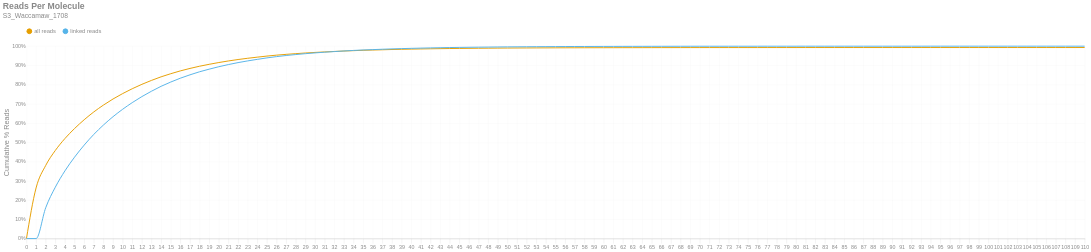

The cell this chart's notebook holds for it:
### Markdown cell above
### Reads per Molecule
This chart shows the cumulative distribution of the number of reads per linked molecule. That is, how many alignments are associated with a unique molecule. This excludes the number of reads associated with invalid or absent linked-read barcodes. The `linked` histogram is the percentages recalculated when disregarding singletons.

### Code cell
if SKIPLR:
    print_html(f"Skipped")
else:
    counts = np.bincount(valids['reads'].cast(pl.Int64).to_numpy())
    weighted = counts * np.arange(len(counts))
    all_perc = weighted / n_reads
    linked_perc = weighted / n_linked_reads
    linked_perc[1] = 0
    binned_df = pl.DataFrame({
        'readsper': list(range(len(counts))),
        'all reads (cumsum)': np.cumsum(all_perc).tolist(),
        'linked reads (cumsum)': np.cumsum(linked_perc).tolist(),
    })

    with SafeRender(binned_df):
        (
            density_plot(binned_df, 'Reads Per Molecule', samplename, 'readspmol')
            .encode(
                x=alt.X('readsper:O', title=None).axis(labelAngle=0).scale(padding=0),
                y=alt.Y('value:Q', title='Cumulative % Reads').axis(format='%').stack(False),
                color=alt.Color("key:N").scale(domain=["all reads", "linked reads"]),
                tooltip=[
                    alt.Tooltip("key:N", title="Data Type"),
                    alt.Tooltip("readsper:O", title="Reads Per Molecule"),
                    alt.Tooltip("value:Q", format=".2%", title="% Reads (Cum.)")
                ]            
            )
        ).display()

### Figure 1 — Vega-Lite specification as saved in the notebook (floating-point values rounded to 4 significant figures)
{"width": "container", "height": 400, "config": {"title": {"anchor": "start", "dy": -15, "fontSize": 18, "color": "#888888", "subtitleColor": "#888888", "subtitleFontSize": 14}, "arc": {"fill": "#0072B2"}, "axis": {"domainColor": "#888888", "domainWidth": 0.5, "gridWidth": 0.2, "grid": false, "titleFontWeight": 400, "titleFontSize": 15, "labelFontSize": 11, "labelColor": "#888888", "tickColor": "#888888", "tickWidth": 0.2, "titleColor": "#888888"}, "axisBand": {"grid": false}, "axisX": {"grid": true, "tickSize": 10, "domainCap": "round"}, "axisY": {"domain": false, "grid": true, "tickSize": 0, "domainCap": "round"}, "background": "transparent", "header": {"labelFontSize": 15, "labelColor": "#888888", "titleFontSize": 15, "titleFontWeight": 600, "titleColor": "#888888"}, "legend": {"labelFont": "sans-serif", "labelFontSize": 12, "labelColor": "#888888", "symbolSize": 100, "symbolType": "circle", "titleFontSize": 12, "titlePadding": 10, "titleColor": "#888888", "title": null, "orient": "top"}, "range": {"category": ["#E69F00", "#56B4E9", "#009E73", "#F0E442", "#0072B2", "#D55E00", "#CC79A7", "#000000"], "diverging": ["#cfe8f3", "#a2d4ec", "#73bfe2", "#46abdb", "#1696d2", "#12719e"]}, "area": {"fill": "#0072B2", "fillOpacity": 0.7, "line": true, "strokeOpacity": 0.7}, "line": {"color": "#0072B2", "stroke": "#0072B2", "strokeWidth": 2}, "trail": {"color": "#0072B2", "stroke": "#0072B2", "strokeWidth": 0, "size": 1}, "point": {"filled": true, "fillOpacity": 1.0, "size": 95}, "text": {"color": "#888888", "fontSize": 11, "align": "right", "fontWeight": 400, "size": 11}, "bar": {"fill": "#0072B2", "stroke": null}, "view": {"stroke": null, "continuousWidth": 660, "continuousHeight": 400}}, "data": {"name": "data-38d0229c9d0d9edcf79a21668916c118"}, "mark": {"type": "line", "interpolate": "monotone", "point": {"opacity": 0, "size": 275}}, "encoding": {"color": {"field": "key", "scale": {"domain": ["all reads", "linked reads"]}, "type": "nominal"}, "tooltip": [{"field": "key", "title": "Data Type", "type": "nominal"}, {"field": "readsper", "title": "Reads Per Molecule", "type": "ordinal"}, {"field": "value", "format": ".2%", "title": "% Reads (Cum.)", "type": "quantitative"}], "x": {"axis": {"labelAngle": 0}, "field": "readsper", "scale": {"padding": 0}, "title": null, "type": "ordinal"}, "y": {"axis": {"format": "%"}, "field": "value", "stack": false, "title": "Cumulative % Reads", "type": "quantitative"}}, "params": [{"name": "param_c36ac31b6afebe62", "select": {"type": "point", "fields": ["key"]}, "bind": "legend"}], "title": {"text": "Reads Per Molecule", "subtitle": "S3_Waccamaw_1708"}, "transform": [{"fold": ["all reads (cumsum)", "linked reads (cumsum)"]}, {"calculate": "replace(datum.key, ' (cumsum)', '')", "as": "key"}, {"filter": {"param": "param_c36ac31b6afebe62"}}], "usermeta": {"embedOptions": {"downloadFileName": "S3_Waccamaw_1708.readspmol"}}, "$schema": "https://vega.github.io/schema/vega-lite/v6.1.0.json", "datasets": {"data-38d0229c9d0d9edcf79a21668916c118": [{"readsper": 0, "all reads (cumsum)": 0.0, "linked reads (cumsum)": 0.0}, {"readsper": 1, "all reads (cumsum)": 0.2631, "linked reads (cumsum)": 0.0}, {"readsper": 2, "all reads (cumsum)": 0.3799, "linked reads (cumsum)": 0.1601}, {"readsper": 3, "all reads (cumsum)": 0.4581, "linked reads (cumsum)": 0.2671}, {"readsper": 4, "all reads (cumsum)": 0.5199, "linked reads (cumsum)": 0.3519}, {"readsper": 5, "all reads (cumsum)": 0.5719, "linked reads (cumsum)": 0.4232}, {"readsper": 6, "all reads (cumsum)": 0.6176, "linked reads (cumsum)": 0.4857}, {"readsper": 7, "all reads (cumsum)": 0.6582, "linked reads (cumsum)": 0.5413}, {"readsper": 8, "all reads (cumsum)": 0.6937, "linked reads (cumsum)": 0.59}, {"readsper": 9, "all reads (cumsum)": 0.7255, "linked reads (cumsum)": 0.6335}, {"readsper": 10, "all reads (cumsum)": 0.7536, "linked reads (cumsum)": 0.6721}, {"readsper": 11, "all reads (cumsum)": 0.7789, "linked reads (cumsum)": 0.7067}, {"readsper": 12, "all reads (cumsum)": 0.8017, "linked reads (cumsum)": 0.738}, {"readsper": 13, "all reads (cumsum)": 0.8221, "linked reads (cumsum)": 0.7659}, {"readsper": 14, "all reads (cumsum)": 0.8408, "linked reads (cumsum)": 0.7915}, {"readsper": 15, "all reads (cumsum)": 0.8569, "linked reads (cumsum)": 0.8136}, {"readsper": 16, "all reads (cumsum)": 0.8715, "linked reads (cumsum)": 0.8336}, {"readsper": 17, "all reads (cumsum)": 0.8843, "linked reads (cumsum)": 0.8511}, {"readsper": 18, "all reads (cumsum)": 0.8959, "linked reads (cumsum)": 0.867}, {"readsper": 19, "all reads (cumsum)": 0.9058, "linked reads (cumsum)": 0.8806}, {"readsper": 20, "all reads (cumsum)": 0.9151, "linked reads (cumsum)": 0.8933}, {"readsper": 21, "all reads (cumsum)": 0.9232, "linked reads (cumsum)": 0.9044}, {"readsper": 22, "all reads (cumsum)": 0.9306, "linked reads (cumsum)": 0.9146}, {"readsper": 23, "all reads (cumsum)": 0.9371, "linked reads (cumsum)": 0.9235}, {"readsper": 24, "all reads (cumsum)": 0.943, "linked reads (cumsum)": 0.9315}, {"readsper": 25, "all reads (cumsum)": 0.9485, "linked reads (cumsum)": 0.9391}, {"readsper": 26, "all reads (cumsum)": 0.9534, "linked reads (cumsum)": 0.9457}, {"readsper": 27, "all reads (cumsum)": 0.9575, "linked reads (cumsum)": 0.9515}, {"readsper": 28, "all reads (cumsum)": 0.9612, "linked reads (cumsum)": 0.9564}, {"readsper": 29, "all reads (cumsum)": 0.9646, "linked reads (cumsum)": 0.9611}, {"readsper": 30, "all reads (cumsum)": 0.9675, "linked reads (cumsum)": 0.9651}, {"readsper": 31, "all reads (cumsum)": 0.9701, "linked reads (cumsum)": 0.9687}, {"readsper": 32, "all reads (cumsum)": 0.9725, "linked reads (cumsum)": 0.972}, {"readsper": 33, "all reads (cumsum)": 0.9748, "linked reads (cumsum)": 0.9751}, {"readsper": 34, "all reads (cumsum)": 0.9768, "linked reads (cumsum)": 0.9778}, {"readsper": 35, "all reads (cumsum)": 0.9786, "linked reads (cumsum)": 0.9803}, {"readsper": 36, "all reads (cumsum)": 0.9799, "linked reads (cumsum)": 0.9821}, {"readsper": 37, "all reads (cumsum)": 0.9813, "linked reads (cumsum)": 0.9841}, {"readsper": 38, "all reads (cumsum)": 0.9826, "linked reads (cumsum)": 0.9859}, {"readsper": 39, "all reads (cumsum)": 0.9838, "linked reads (cumsum)": 0.9874}, {"readsper": 40, "all reads (cumsum)": 0.9847, "linked reads (cumsum)": 0.9887}, {"readsper": 41, "all reads (cumsum)": 0.9856, "linked reads (cumsum)": 0.9899}, {"readsper": 42, "all reads (cumsum)": 0.9864, "linked reads (cumsum)": 0.991}, {"readsper": 43, "all reads (cumsum)": 0.9871, "linked reads (cumsum)": 0.992}, {"readsper": 44, "all reads (cumsum)": 0.9878, "linked reads (cumsum)": 0.9929}, {"readsper": 45, "all reads (cumsum)": 0.9883, "linked reads (cumsum)": 0.9936}, {"readsper": 46, "all reads (cumsum)": 0.9888, "linked reads (cumsum)": 0.9943}, {"readsper": 47, "all reads (cumsum)": 0.9892, "linked reads (cumsum)": 0.9949}, {"readsper": 48, "all reads (cumsum)": 0.9896, "linked reads (cumsum)": 0.9954}, {"readsper": 49, "all reads (cumsum)": 0.99, "linked reads (cumsum)": 0.996}, {"readsper": 50, "all reads (cumsum)": 0.9903, "linked reads (cumsum)": 0.9964}, {"readsper": 51, "all reads (cumsum)": 0.9906, "linked reads (cumsum)": 0.9967}, {"readsper": 52, "all reads (cumsum)": 0.9908, "linked reads (cumsum)": 0.997}, {"readsper": 53, "all reads (cumsum)": 0.991, "linked reads (cumsum)": 0.9974}, {"readsper": 54, "all reads (cumsum)": 0.9912, "linked reads (cumsum)": 0.9976}, {"readsper": 55, "all reads (cumsum)": 0.9914, "linked reads (cumsum)": 0.9979}, {"readsper": 56, "all reads (cumsum)": 0.9916, "linked reads (cumsum)": 0.9981}, {"readsper": 57, "all reads (cumsum)": 0.9917, "linked reads (cumsum)": 0.9983}, {"readsper": 58, "all reads (cumsum)": 0.9918, "linked reads (cumsum)": 0.9985}, {"readsper": 59, "all reads (cumsum)": 0.9919, "linked reads (cumsum)": 0.9986}, {"readsper": 60, "all reads (cumsum)": 0.992, "linked reads (cumsum)": 0.9987}, {"readsper": 61, "all reads (cumsum)": 0.9921, "linked reads (cumsum)": 0.9989}, {"readsper": 62, "all reads (cumsum)": 0.9922, "linked reads (cumsum)": 0.999}, {"readsper": 63, "all reads (cumsum)": 0.9923, "linked reads (cumsum)": 0.9991}, {"readsper": 64, "all reads (cumsum)": 0.9924, "linked reads (cumsum)": 0.9992}, {"readsper": 65, "all reads (cumsum)": 0.9924, "linked reads (cumsum)": 0.9992}, {"readsper": 66, "all reads (cumsum)": 0.9925, "linked reads (cumsum)": 0.9993}, {"readsper": 67, "all reads (cumsum)": 0.9925, "linked reads (cumsum)": 0.9994}, {"readsper": 68, "all reads (cumsum)": 0.9926, "linked reads (cumsum)": 0.9995}, {"readsper": 69, "all reads (cumsum)": 0.9926, "linked reads (cumsum)": 0.9996}, {"readsper": 70, "all reads (cumsum)": 0.9927, "linked reads (cumsum)": 0.9996}, {"readsper": 71, "all reads (cumsum)": 0.9927, "linked reads (cumsum)": 0.9997}, {"readsper": 72, "all reads (cumsum)": 0.9927, "linked reads (cumsum)": 0.9997}, {"readsper": 73, "all reads (cumsum)": 0.9927, "linked reads (cumsum)": 0.9997}, {"readsper": 74, "all reads (cumsum)": 0.9928, "linked reads (cumsum)": 0.9997}, {"readsper": 75, "all reads (cumsum)": 0.9928, "linked reads (cumsum)": 0.9997}, {"readsper": 76, "all reads (cumsum)": 0.9928, "linked reads (cumsum)": 0.9998}, {"readsper": 77, "all reads (cumsum)": 0.9928, "linked reads (cumsum)": 0.9998}, {"readsper": 78, "all reads (cumsum)": 0.9928, "linked reads (cumsum)": 0.9998}, {"readsper": 79, "all reads (cumsum)": 0.9928, "linked reads (cumsum)": 0.9998}, {"readsper": 80, "all reads (cumsum)": 0.9929, "linked reads (cumsum)": 0.9998}, {"readsper": 81, "all reads (cumsum)": 0.9929, "linked reads (cumsum)": 0.9999}, {"readsper": 82, "all reads (cumsum)": 0.9929, "linked reads (cumsum)": 0.9999}, {"readsper": 83, "all reads (cumsum)": 0.9929, "linked reads (cumsum)": 0.9999}, {"readsper": 84, "all reads (cumsum)": 0.9929, "linked reads (cumsum)": 0.9999}, {"readsper": 85, "all reads (cumsum)": 0.9929, "linked reads (cumsum)": 0.9999}, {"readsper": 86, "all reads (cumsum)": 0.9929, "linked reads (cumsum)": 0.9999}, {"readsper": 87, "all reads (cumsum)": 0.9929, "linked reads (cumsum)": 0.9999}, {"readsper": 88, "all reads (cumsum)": 0.9929, "linked reads (cumsum)": 0.9999}, {"readsper": 89, "all reads (cumsum)": 0.9929, "linked reads (cumsum)": 0.9999}, {"readsper": 90, "all reads (cumsum)": 0.9929, "linked reads (cumsum)": 0.9999}, {"readsper": 91, "all reads (cumsum)": 0.9929, "linked reads (cumsum)": 0.9999}, {"readsper": 92, "all reads (cumsum)": 0.9929, "linked reads (cumsum)": 0.9999}, {"readsper": 93, "all reads (cumsum)": 0.9929, "linked reads (cumsum)": 0.9999}, {"readsper": 94, "all reads (cumsum)": 0.9929, "linked reads (cumsum)": 0.9999}, {"readsper": 95, "all reads (cumsum)": 0.9929, "linked reads (cumsum)": 0.9999}, {"readsper": 96, "all reads (cumsum)": 0.9929, "linked reads (cumsum)": 0.9999}, {"readsper": 97, "all reads (cumsum)": 0.9929, "linked reads (cumsum)": 0.9999}, {"readsper": 98, "all reads (cumsum)": 0.9929, "linked reads (cumsum)": 0.9999}, {"readsper": 99, "all reads (cumsum)": 0.9929, "linked reads (cumsum)": 0.9999}, {"readsper": 100, "all reads (cumsum)": 0.9929, "linked reads (cumsum)": 0.9999}, {"readsper": 101, "all reads (cumsum)": 0.9929, "linked reads (cumsum)": 0.9999}, {"readsper": 102, "all reads (cumsum)": 0.9929, "linked reads (cumsum)": 1.0}, {"readsper": 103, "all reads (cumsum)": 0.9929, "linked reads (cumsum)": 1.0}, {"readsper": 104, "all reads (cumsum)": 0.9929, "linked reads (cumsum)": 1.0}, {"readsper": 105, "all reads (cumsum)": 0.993, "linked reads (cumsum)": 1.0}, {"readsper": 106, "all reads (cumsum)": 0.993, "linked reads (cumsum)": 1.0}, {"readsper": 107, "all reads (cumsum)": 0.993, "linked reads (cumsum)": 1.0}, {"readsper": 108, "all reads (cumsum)": 0.993, "linked reads (cumsum)": 1.0}, {"readsper": 109, "all reads (cumsum)": 0.993, "linked reads (cumsum)": 1.0}, {"readsper": 110, "all reads (cumsum)": 0.993, "linked reads (cumsum)": 1.0}]}}
